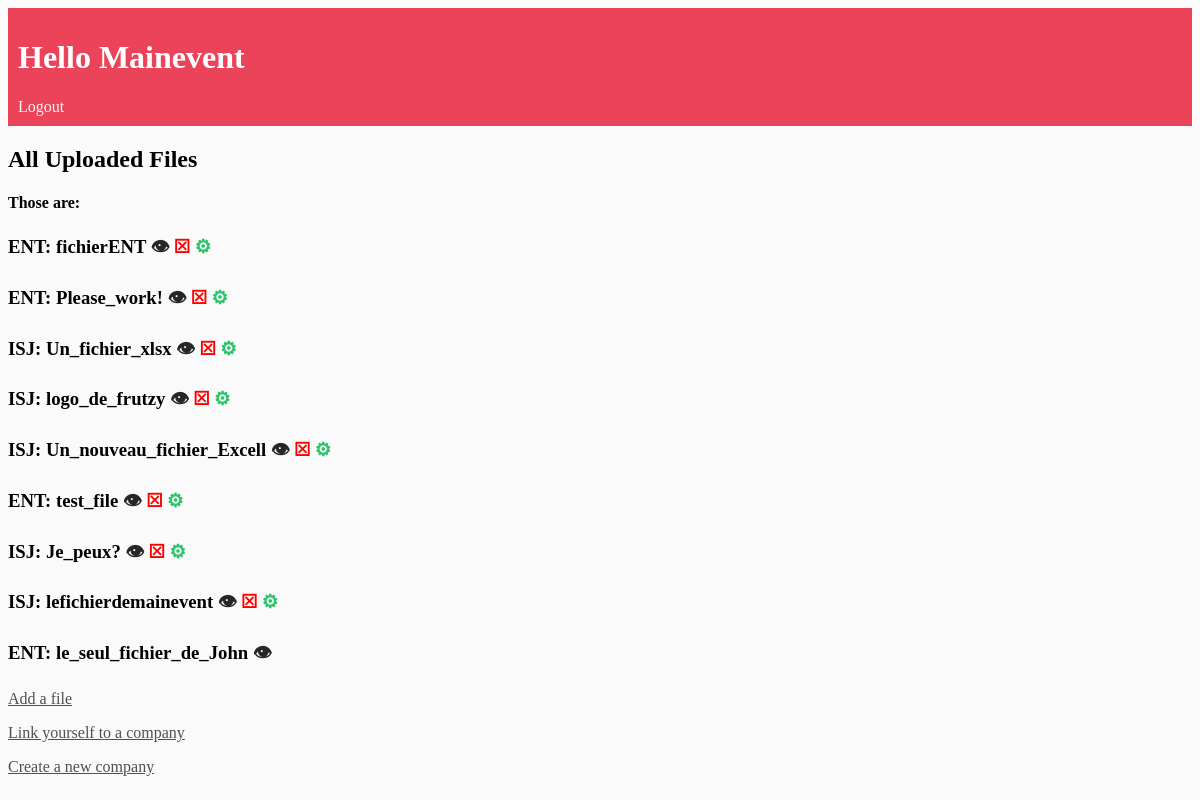
/files/ (signed in), run on the app's committed database.
### basefinale/models.py (models this page shows, shortened)
class Fichier(models.Model):
    user = models.ForeignKey(User, on_delete=models.CASCADE)
    title = models.CharField(unique=True,max_length=200)
    favourite = models.BooleanField()
    upload_date = models.DateField(auto_now_add=True)
    content = models.FileField(upload_to='public', null=True)
    company = models.ForeignKey("Entreprise", on_delete=models.CASCADE)

class Entreprise(models.Model):
    name = models.CharField(max_length=200, unique=True)
    def __str__(self):
        return self.name

### basefinale/views.py (the view)
# urls.py: path('files/', FileList.as_view(), name='files'),
class FileList(LoginRequiredMixin, ListView):
    model = Fichier
    context_object_name = 'files'
    template_name = 'basefinale/fichier_list.html'

### basefinale/templates/basefinale/fichier_list.html
{% extends 'basefinale/main.html' %}
{% block content %}
<div class="header-bar">
   <div>
       <h1>Hello {{request.user|title}}</h1>
   </div>
   {% if request.user.is_authenticated %}
   <a href="{% url 'logout' %}">Logout</a>
   {% else %}
   <a href="{% url 'login' %}">Login</a>
   {% endif %}
</div>
<h2>All Uploaded Files</h2>
   <h4>Those are:</h4>
   {% for file in files %}
      <h3>{{file.company}}: <b>{{file.title}}</b>
         <a class="a_view" href='{% url 'fichier' file.id %}'><b>&#x1F441;</b></a>
         {% if request.user.id == file.user.id %}
            <a class="a_red" href='{% url 'file_delete' file.id %}'><b>&#9746;</b></a>
            <a class="a_green" href='{% url 'file_update' file.id %}'><b>&#9881;</b></a>
         {% endif %}
      </h3>
   {% empty %}
        <h4><i>No file actually</i></h4>
   {% endfor %}
<a href="{% url 'file_add' %}">Add a file</a>
<p><a href="{% url 'new-employe' %}">Link yourself to a company</a></p>
<p><a href="{% url 'company_add' %}">Create a new company</a></p>
{% endblock content %}

### basefinale/templates/basefinale/main.html (shortened to what this page needs)
{% load static %}
<!DOCTYPE html>
<html lang="en">
    <head>
    </head>
    <body>
        <div>
            {% block content %}
            {% endblock content %}
        </div>
    </body>
</html>

### basefinale/templates/basefinale/main.html (style rules this page uses)
body { background-color: #fafafa; font-family: Calibri; //padding-top: 0; }
h1, h2, h3, h4, h5, h6, { font-family: Calibri; }
a, p { color: #4b5156 }
.a_red { color: red; text-decoration: none; }
.a_view { color: #262626; text-decoration: none; }
.a_green { color : #29c467; text-decoration: none; }
.header-bar { //display: flex; justify-content: space-between; color: #fff; padding: 10px; //border-radius: 5px 5px 0 0; //background-color: linear-gradient(90deg, #EEA390 0%, #EB796F 43%, #EB796F 100%); background-color: #eb445a; }
.header-bar a { color: rgb(247, 247, 247); text-decoration: none; }

### data on the page
Fichier: company "ENT", title "fichierENT"
Fichier: company "ENT", title "Please_work!"
Fichier: company "ISJ", title "Un_fichier_xlsx"
Fichier: company "ISJ", title "logo_de_frutzy"
Fichier: company "ISJ", title "Un_nouveau_fichier_Excell"
Fichier: company "ENT", title "test_file"
Fichier: company "ISJ", title "Je_peux?"
Fichier: company "ISJ", title "lefichierdemainevent"
Fichier: company "ENT", title "le_seul_fichier_de_John"

### other printed values
{{ request.user|title }} "Mainevent"
